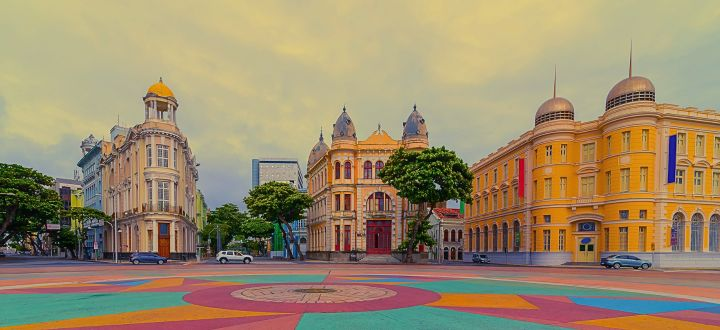
#> input picture src/imagem.jpg, 720 x 330 px
$ python main.py
#> lines starting #> are read from the running program, lines starting #| are printed output that depends on the picture
import numpy as np
from PIL import Image
import math

# ---------- Arquivos -------------
INPUT_FILE = 'imagem.jpg'
OUTPUT_FILE = 'reconstrução.png'

# ---------- Geração das matrizes DCT e IDCT ------------
def create_dct_matrix(N=8):
    """Cria a matriz de transformação DCT (ortonormal)."""
#> called with N = 8
    M = np.zeros((N, N), dtype=np.float32)
    for k in range(N):
        for n in range(N):
            c = math.sqrt(1/N) if k == 0 else math.sqrt(2/N)
            M[k, n] = c * math.cos((2*n + 1) * k * math.pi / (2 * N))
    return M

# DCT direta (forward)/ e sua inversa (transpose) ortonormal
DCT_M = create_dct_matrix()
IDCT_M = DCT_M.T

# ---------- Tabelas de Quantização Padrão -------------
Q50_LUMA = np.array([
    16,11,10,16,24,40,51,61,
    12,12,14,19,26,58,60,55,
    14,13,16,24,40,57,69,56,
    14,17,22,29,51,87,80,62,
    18,22,37,56,68,109,103,77,
    24,35,55,64,81,104,113,92,
    49,64,78,87,103,121,120,101,
    72,92,95,98,112,100,103,99
], dtype=np.float32).reshape((8,8))

Q50_CHROMA = np.array([
    17,18,24,47,99,99,99,99,
    18,21,26,66,99,99,99,99,
    24,26,56,99,99,99,99,99,
    47,66,99,99,99,99,99,99,
    99,99,99,99,99,99,99,99,
    99,99,99,99,99,99,99,99,
    99,99,99,99,99,99,99,99,
    99,99,99,99,99,99,99,99
], dtype=np.float32).reshape((8,8))

# ---------- Funções Auxiliares --------------

def clamp(arr):
    """Limita valores ao intervalo de bytes [0,255]."""
    return np.clip(arr, 0, 255).astype(np.uint8)


def ycbcr_to_rgb(y, cb, cr):
    """Converte canais Y, Cb, Cr de volta para RGB."""
    r = y + 1.402 * (cr - 128)
    g = y - 0.344136 * (cb - 128) - 0.714136 * (cr - 128)
    b = y + 1.772 * (cb - 128)
    return clamp(np.stack([r, g, b], axis=-1))


def dividir_blocos(canal):
    """Divide o canal 2D em blocos 8x8, com padding se necessário."""
    altura, largura = canal.shape
    pad_h = (8 - altura % 8) % 8
    pad_w = (8 - largura % 8) % 8
    padded = np.pad(canal, ((0, pad_h), (0, pad_w)), mode='edge')
    blocos = (
        padded
        .reshape(padded.shape[0]//8, 8, -1, 8)
        .swapaxes(1,2)
        .reshape(-1, 8, 8)
    )
    return blocos, padded.shape


def juntar_blocos(blocos, shape):
    """Reagrupa blocos 8x8 em canal 2D e remove padding."""
    h_pad, w_pad = shape
    blocos = blocos.reshape(h_pad//8, w_pad//8, 8, 8).swapaxes(1,2)
    merged = blocos.reshape(h_pad, w_pad)
    orig_h = h_pad - ((8 - h_pad % 8) % 8)
    orig_w = w_pad - ((8 - w_pad % 8) % 8)
    return merged[:orig_h, :orig_w]


def processar_canal(canal, qtable):
    """Aplica DCT, quantização, desquantização e IDCT em um canal."""
    canal = canal - 128.0
    blocos, shape = dividir_blocos(canal)

    for i in range(blocos.shape[0]):
        bloco = blocos[i]
        # DCT forward
        dct_bloco = DCT_M @ bloco @ DCT_M.T
        # quantização
        q_bloco = np.round(dct_bloco / qtable).astype(np.int32)
        # desquantização
        deq_bloco = (q_bloco * qtable).astype(np.float32)
        # DCT inverse
        idct_bloco = IDCT_M @ deq_bloco @ IDCT_M.T
        blocos[i] = idct_bloco

    processed = juntar_blocos(blocos, shape) + 128.0
    return processed

# ---------- Função Principal do Pipeline ------------
def pipeline_jpeg():
    """Carrega imagem, processa canais e salva resultado reconstruído."""
    img = Image.open(INPUT_FILE).convert('YCbCr')
#> img: PIL image 720x330 YCbCr; mean of channels 0, 1, 2 139.4, 109, 139.1
    y, cb, cr = img.split()
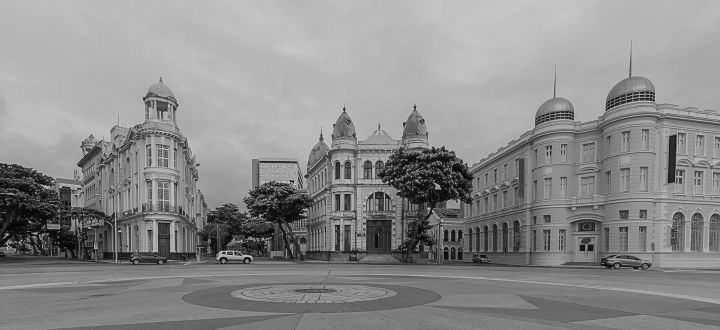
#> y: PIL image 720x330 L; min 0, max 221, mean 139.4
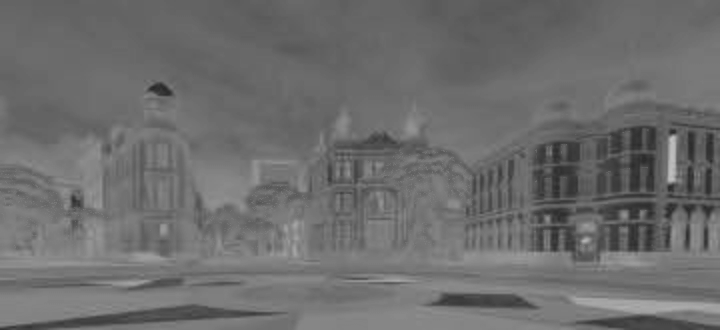
#> cb: PIL image 720x330 L; min 38, max 194, mean 109
    y_arr = np.array(y, dtype=np.float32)
    cb_arr = np.array(cb, dtype=np.float32)
    cr_arr = np.array(cr, dtype=np.float32)

    # processa cada canal
    y2 = processar_canal(y_arr, Q50_LUMA)
#> in dividir_blocos, `padded = np.pad(canal, ((0, pad_h), (0, pad_w)), mode='edge')`:
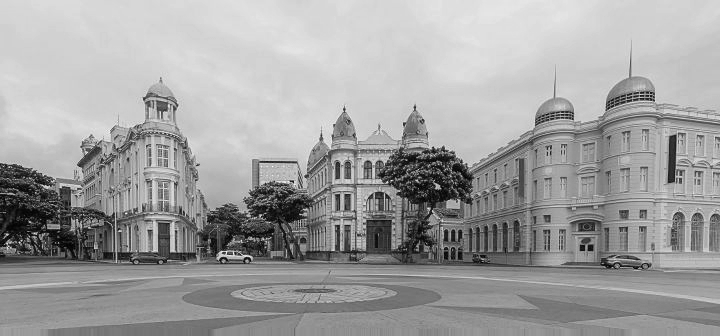
#> padded: shape (336, 720) float32; min -128, max 93, mean 11; drawn with min black and max white
#> in processar_canal, `blocos, shape = dividir_blocos(canal)`: shape = (336, 720)
#> in juntar_blocos, `h_pad, w_pad = shape`: h_pad = 336; w_pad = 720
#> in juntar_blocos, `orig_h = h_pad - ((8 - h_pad % 8) % 8)`: orig_h = 336
#> in juntar_blocos, `orig_w = w_pad - ((8 - w_pad % 8) % 8)`: orig_w = 720
    cb2 = processar_canal(cb_arr, Q50_CHROMA)
    cr2 = processar_canal(cr_arr, Q50_CHROMA)
#> in dividir_blocos (call 3), `padded = np.pad(canal, ((0, pad_h), (0, pad_w)), mode='edge')`:
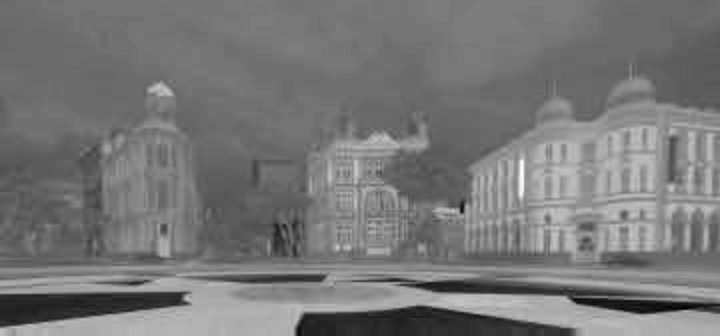
#> padded: shape (336, 720) float32; min -62, max 94, mean 11.1; drawn with min black and max white
#> in processar_canal (call 3), `processed = juntar_blocos(blocos, shape) + 128.0`:
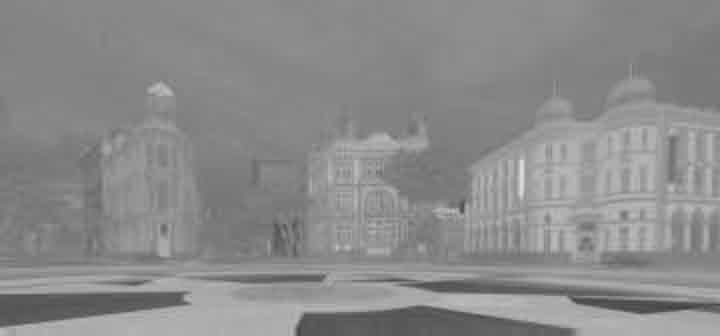
#> processed: shape (336, 720) float32; min 60.73, max 219.2, mean 139.1

    # recombina e converte para RGB
    resultado_rgb = ycbcr_to_rgb(y2, cb2, cr2)
#> in ycbcr_to_rgb, `b = y + 1.772 * (cb - 128)`:
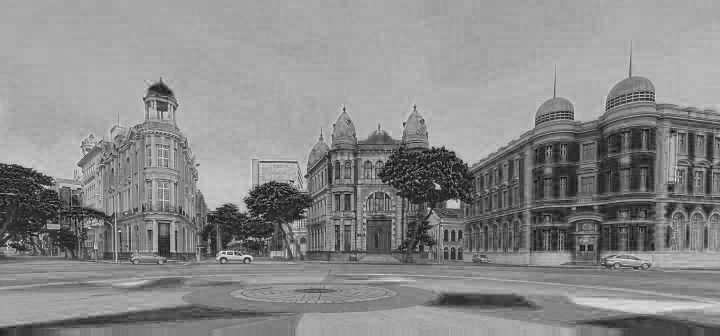
#> b: shape (336, 720) float32; min -41.81, max 231.2, mean 105.6; drawn with min black and max white
#> in clamp, `return np.clip(arr, 0, 255).astype(np.uint8)`:
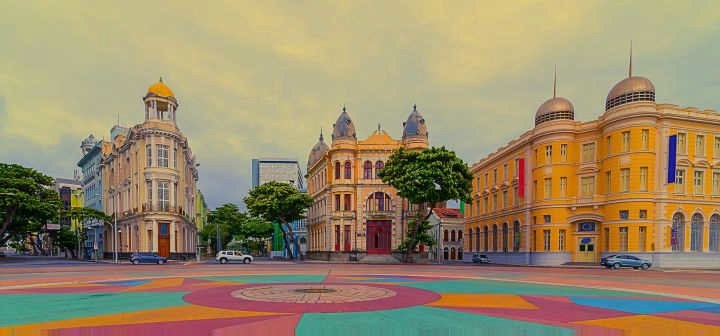
#> returned value: shape (336, 720, 3); mean of channels 0, 1, 2 154.1, 137.1, 105.2; drawn as R, G, B
    out_img = Image.fromarray(resultado_rgb)
    out_img.save(OUTPUT_FILE)
    print(f"Imagem reconstruída: {OUTPUT_FILE}")

if __name__ == '__main__':
    pipeline_jpeg()
